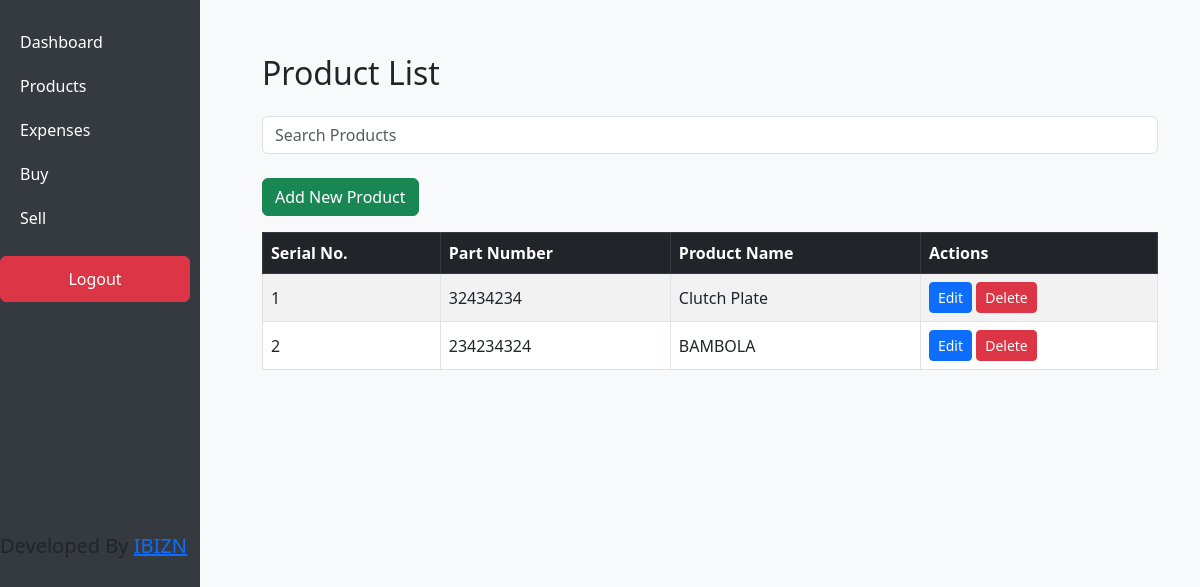
Page /products/ (signed in) on the earlier database version.
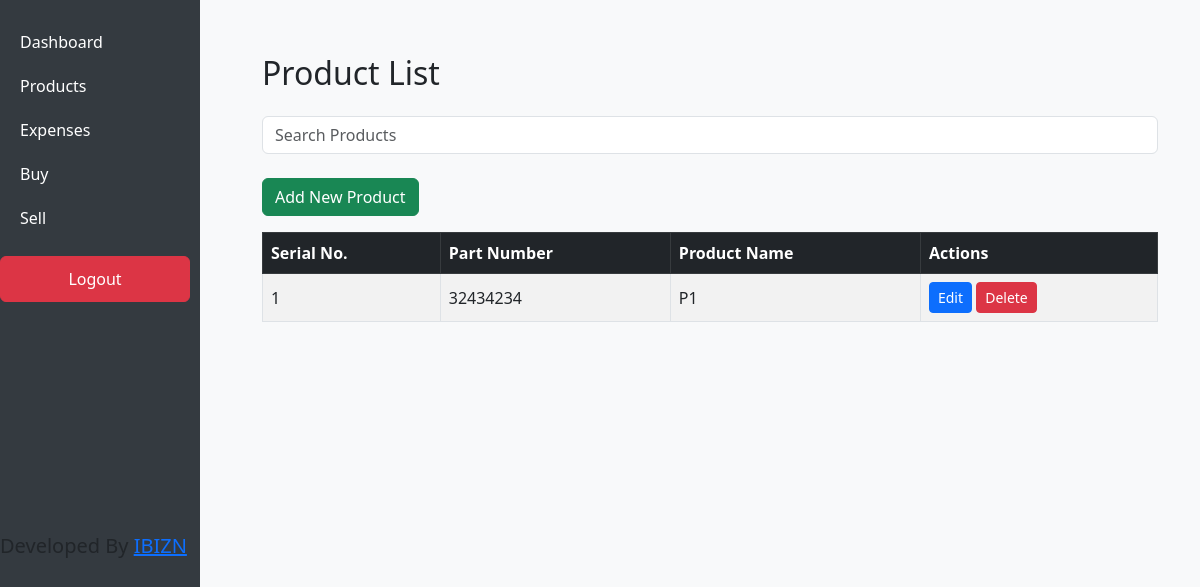
Same page on the later database version.
### inventory/models.py (models this page shows, shortened)
class Product(models.Model):
    name = models.CharField(max_length=100)
    part_number = models.CharField(max_length=100, unique=True)
    au = models.BooleanField(default=False)  # A/U: Boolean Yes/No
    vehicle = models.CharField(max_length=100, blank=True)  # Vehicle field (optional)

### inventory/views.py (the view)
# urls.py: path('products/', views.product_list_view, name='product_list'),
@login_required(login_url="/")
def product_list_view(request):
    query = request.GET.get('q', '')
    if query:
        products = Product.objects.filter(
            Q(name__icontains=query) |  # Search in product name
            Q(part_number__icontains=query)  # Search in part number
        )
    else:
        products = Product.objects.all()
    return render(request, 'inventory/product_list.html', {'products': products})

### inventory/templates/inventory/product_list.html
{% extends 'inventory/base.html' %}
{% block content %}
<div class="container mt-4">
  <h2 class="mb-4">Product List</h2>
  <form method="GET" action="{% url 'product_list' %}">
    <div class="mb-4">
      <input type="text" name="q" class="form-control" placeholder="Search Products" value="{{ request.GET.q }}" aria-label="Search Products">
    </div>
  </form>
  <a href="{% url 'product_add' %}" class="btn btn-success mb-3">Add New Product</a>
  <table class="table table-bordered table-hover table-striped">
    <thead class="table-dark">
      <tr>
        <th>Serial No.</th>
        <th>Part Number</th>
        <th>Product Name</th>
        <th>Actions</th>
      </tr>
    </thead>
    <tbody>
      {% for product in products %}
      <tr>
        <td>{{ forloop.counter }}</td>
        <td>{{ product.part_number }}</td>
        <td>{{ product.name }}</td>
        <td>
          <a href="{% url 'product_edit' product.id %}" class="btn btn-primary btn-sm">Edit</a>
          <a href="{% url 'product_delete' product.id %}" class="btn btn-danger btn-sm" onclick="return confirm('Are you sure?')">Delete</a>
        </td>
      </tr>
      {% endfor %}
    </tbody>
  </table>
</div>
{% endblock %}

Differences in the rows shown:
removed Product: part_number "234234324", name "BAMBOLA"
changed Product: name "Clutch Plate" → "P1"
